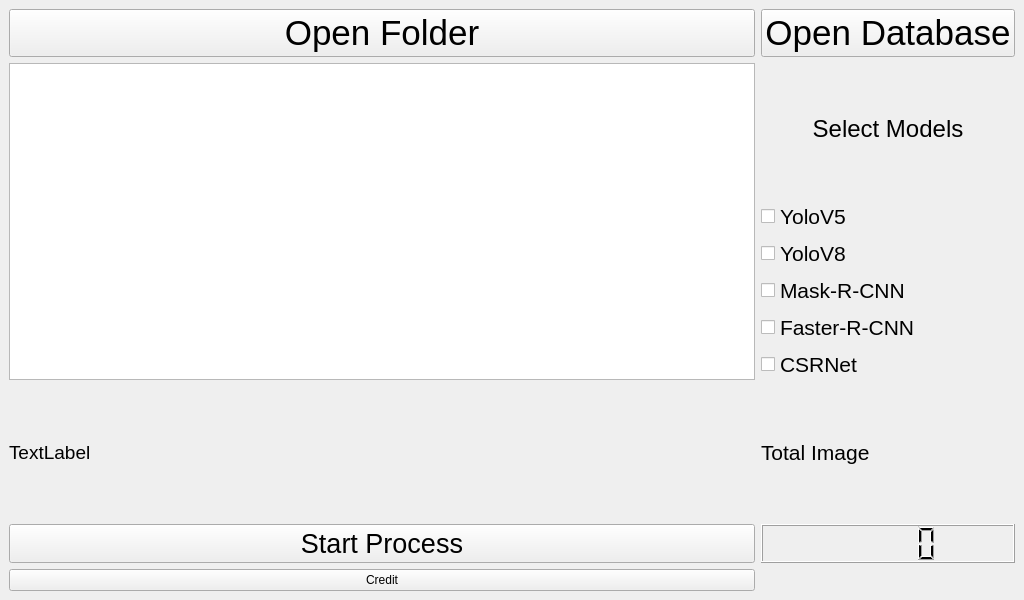
<?xml version="1.0" encoding="UTF-8"?>
<ui version="4.0">
 <class>BasketballCrowdCounting</class>
 <widget class="QMainWindow" name="BasketballCrowdCounting">
  <property name="geometry">
   <rect>
    <x>0</x>
    <y>0</y>
    <width>1024</width>
    <height>600</height>
   </rect>
  </property>
  <property name="windowTitle">
   <string>MainWindow</string>
  </property>
  <widget class="QWidget" name="centralwidget">
   <layout class="QGridLayout" name="gridLayout">
    <item row="5" column="1">
     <widget class="QLCDNumber" name="CountImg"/>
    </item>
    <item row="0" column="0">
     <widget class="QPushButton" name="OpenFolderButton">
      <property name="font">
       <font>
        <pointsize>26</pointsize>
       </font>
      </property>
      <property name="text">
       <string>Open Folder</string>
      </property>
     </widget>
    </item>
    <item row="1" column="0" rowspan="2">
     <widget class="QTableView" name="tableFolder">
      <property name="font">
       <font>
        <pointsize>14</pointsize>
       </font>
      </property>
     </widget>
    </item>
    <item row="4" column="1">
     <widget class="QLabel" name="Number">
      <property name="font">
       <font>
        <pointsize>16</pointsize>
       </font>
      </property>
      <property name="text">
       <string>Total Image</string>
      </property>
     </widget>
    </item>
    <item row="5" column="0">
     <widget class="QPushButton" name="ProcessButton">
      <property name="font">
       <font>
        <pointsize>20</pointsize>
       </font>
      </property>
      <property name="text">
       <string>Start Process</string>
      </property>
     </widget>
    </item>
    <item row="4" column="0">
     <widget class="QLabel" name="FolderLabel">
      <property name="font">
       <font>
        <pointsize>14</pointsize>
       </font>
      </property>
      <property name="text">
       <string>TextLabel</string>
      </property>
     </widget>
    </item>
    <item row="0" column="1">
     <widget class="QPushButton" name="OpenDatabase">
      <property name="font">
       <font>
        <pointsize>26</pointsize>
       </font>
      </property>
      <property name="text">
       <string>Open Database</string>
      </property>
     </widget>
    </item>
    <item row="6" column="0">
     <widget class="QPushButton" name="CreditButton">
      <property name="text">
       <string>Credit</string>
      </property>
     </widget>
    </item>
    <item row="2" column="1">
     <layout class="QVBoxLayout" name="verticalLayout">
      <item>
       <widget class="QCheckBox" name="YoloV5_CheckBox">
        <property name="font">
         <font>
          <pointsize>16</pointsize>
         </font>
        </property>
        <property name="text">
         <string>YoloV5</string>
        </property>
        <property name="autoRepeat">
         <bool>false</bool>
        </property>
       </widget>
      </item>
      <item>
       <widget class="QCheckBox" name="YoloV8_CheckBox">
        <property name="font">
         <font>
          <pointsize>16</pointsize>
         </font>
        </property>
        <property name="text">
         <string>YoloV8</string>
        </property>
       </widget>
      </item>
      <item>
       <widget class="QCheckBox" name="MaskRcheckBox">
        <property name="font">
         <font>
          <pointsize>16</pointsize>
         </font>
        </property>
        <property name="text">
         <string>Mask-R-CNN</string>
        </property>
       </widget>
      </item>
      <item>
       <widget class="QCheckBox" name="FasterRCheckbox">
        <property name="font">
         <font>
          <pointsize>16</pointsize>
         </font>
        </property>
        <property name="text">
         <string>Faster-R-CNN</string>
        </property>
       </widget>
      </item>
      <item>
       <widget class="QCheckBox" name="CSRNetcheckBox">
        <property name="font">
         <font>
          <pointsize>16</pointsize>
         </font>
        </property>
        <property name="text">
         <string>CSRNet</string>
        </property>
       </widget>
      </item>
     </layout>
    </item>
    <item row="1" column="1">
     <widget class="QLabel" name="label">
      <property name="font">
       <font>
        <pointsize>18</pointsize>
       </font>
      </property>
      <property name="text">
       <string>Select Models</string>
      </property>
      <property name="alignment">
       <set>Qt::AlignCenter</set>
      </property>
     </widget>
    </item>
   </layout>
  </widget>
  <widget class="QMenuBar" name="menubar">
   <property name="geometry">
    <rect>
     <x>0</x>
     <y>0</y>
     <width>1024</width>
     <height>21</height>
    </rect>
   </property>
  </widget>
 </widget>
 <resources/>
 <connections/>
</ui>
